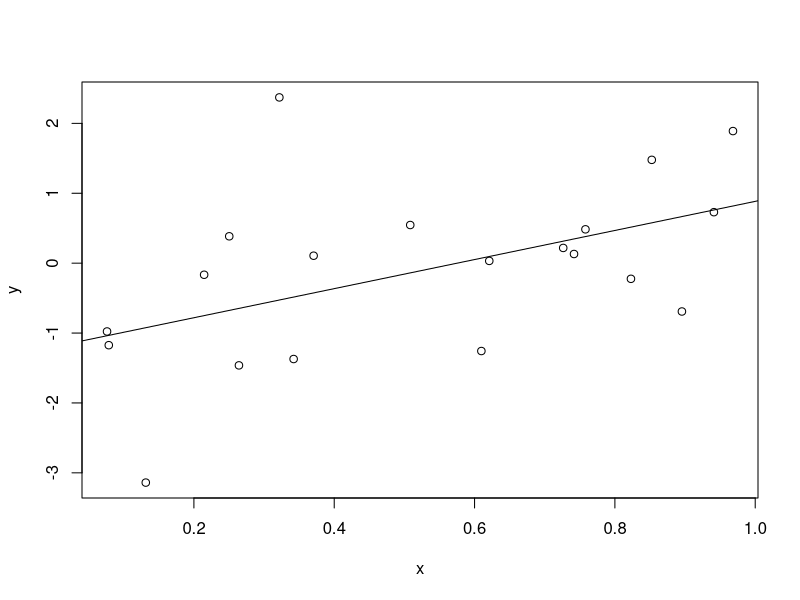

Generate this figure with R: (Note: this script raises an error after producing the figure.)
library(mvtnorm)

n <- 20
x <- runif(n)
y <- rnorm(n,-1+2*x,1)
fit <- lm(y~x)
summary(fit)
plot(y~x)
abline(fit)

X <- cbind(rep(1,n),x)
XTX <- t(X)%*%X
INVXTX <- solve(XTX)
betahat <- INVXTX%*%t(X)%*%y
M <- X%*%INVXTX%*%t(X)
ss <- t(y)%*%(diag(n)-M)%*%y/(n-length(betahat))

Q <- function(beta){t(beta-betahat)%*%XTX%*%(beta-betahat)}


# densidad condicional a posteriori de beta

fbeta.cond <- function(tau){as.vector(rmvnorm(1,as.vector(betahat),INVXTX/as.vector(tau)))}
ftau.cond <- function(beta){rgamma(1,(n+2)/2,(t(y)%*%(diag(n)-M)%*%y+Q(as.matrix(beta)))/2)^(-1)}
r <- 100
taui <-1/ss
beta.sample <- NULL
tau.sample <- NULL
for(i in 1:r){
betai <- fbeta.cond(taui)
taui <- ftau.cond(betai)
beta.sample <- rbind(beta.sample,betai)
tau.sample <- rbind(tau.sample,taui)
}

row.names(beta.sample)<-seq(1:r)
row.names(tau.sample)<-seq(1:r)

burn <- 1000 
apply(beta.sample[(burn+1):r,],2,mean)
mean(1/tau.sample[(burn+1):r])

plot(density(beta.sample[,1]))
plot(density(beta.sample[,2]))
plot(density(1/tau.sample))
 
hist(tau)
